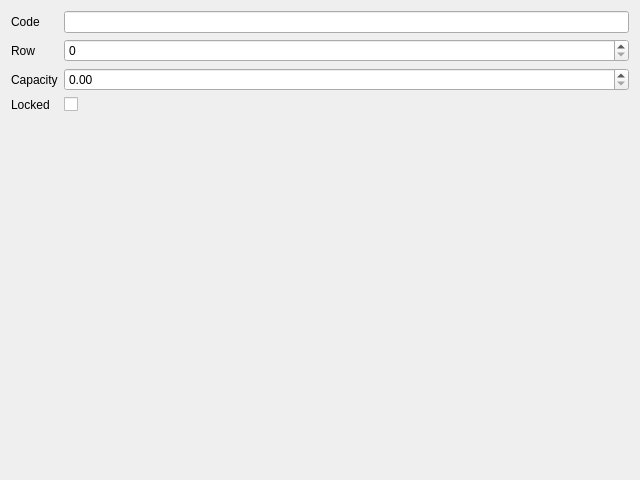
<?xml version="1.0" encoding="UTF-8"?>
<!-- SPDX-License-Identifier: MIT -->
<ui version="4.0">
 <class>BinDialog</class>
 <widget class="QDialog" name="BinDialog">
  <property name="geometry">
   <rect>
    <x>0</x>
    <y>0</y>
    <width>640</width>
    <height>480</height>
   </rect>
  </property>
  <property name="windowTitle">
   <string>Bin</string>
  </property>
  <layout class="QFormLayout" name="formLayout">
   <item row="0" column="0">
    <widget class="QLabel" name="label_codeEdit">
     <property name="text">
      <string>Code</string>
     </property>
     <property name="buddy">
      <cstring>codeEdit</cstring>
     </property>
    </widget>
   </item>
   <item row="0" column="1">
    <widget class="QLineEdit" name="codeEdit"/>
   </item>
   <item row="1" column="0">
    <widget class="QLabel" name="label_rowEdit">
     <property name="text">
      <string>Row</string>
     </property>
     <property name="buddy">
      <cstring>rowEdit</cstring>
     </property>
    </widget>
   </item>
   <item row="1" column="1">
    <widget class="QSpinBox" name="rowEdit"/>
   </item>
   <item row="2" column="0">
    <widget class="QLabel" name="label_capacityEdit">
     <property name="text">
      <string>Capacity</string>
     </property>
     <property name="buddy">
      <cstring>capacityEdit</cstring>
     </property>
    </widget>
   </item>
   <item row="2" column="1">
    <widget class="QDoubleSpinBox" name="capacityEdit"/>
   </item>
   <item row="3" column="0">
    <widget class="QLabel" name="label_lockedCheck">
     <property name="text">
      <string>Locked</string>
     </property>
     <property name="buddy">
      <cstring>lockedCheck</cstring>
     </property>
    </widget>
   </item>
   <item row="3" column="1">
    <widget class="QCheckBox" name="lockedCheck"/>
   </item>
  </layout>
 </widget>
 <tabstops>
  <tabstop>codeEdit</tabstop>
  <tabstop>rowEdit</tabstop>
  <tabstop>capacityEdit</tabstop>
  <tabstop>lockedCheck</tabstop>
 </tabstops>
</ui>
